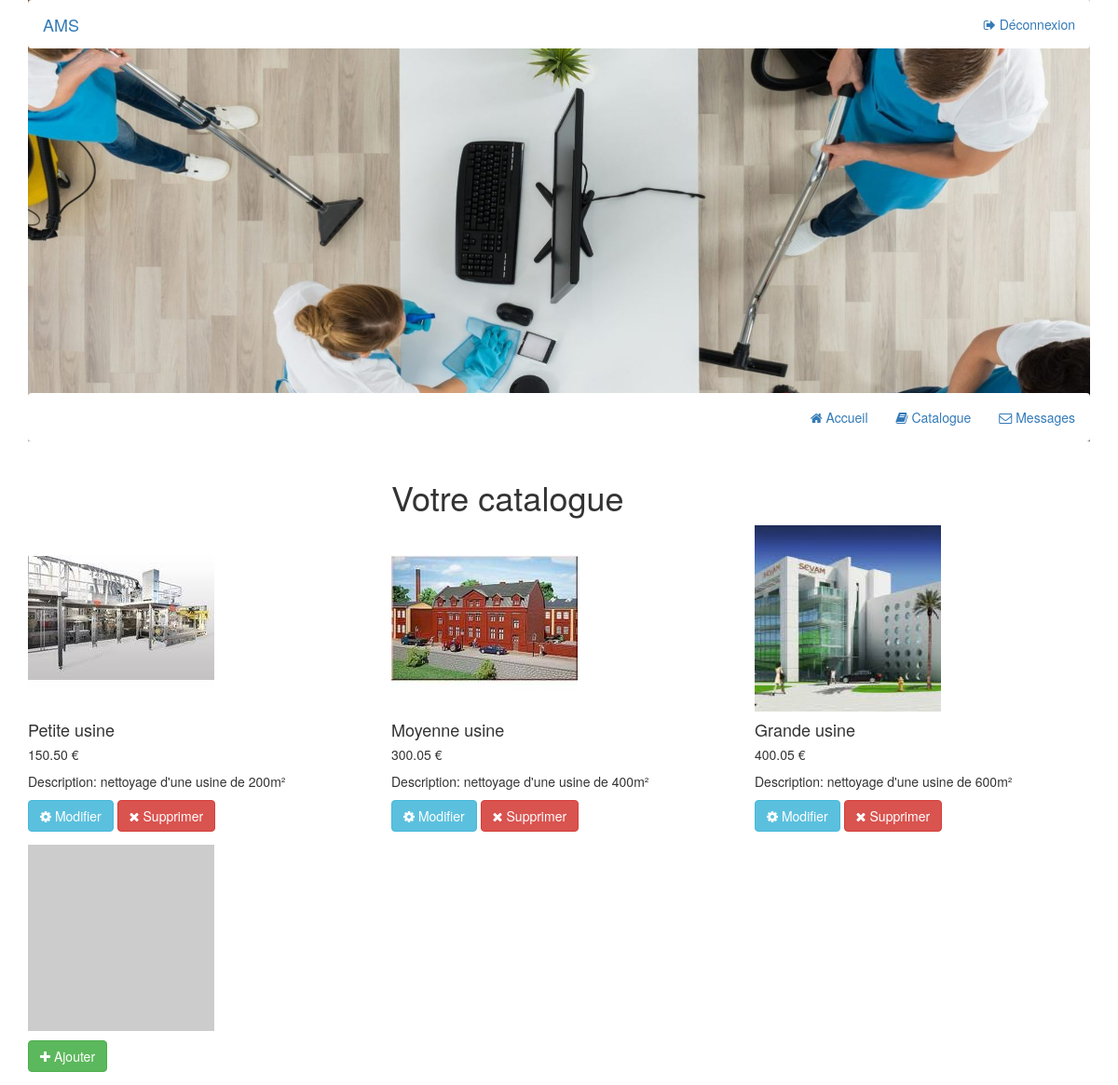
The page /admin/catalogue.php on the database its author committed.
### tables this page shows
CREATE TABLE `catalogue` (
  `idService`     INT(11)     NOT NULL PRIMARY KEY AUTO_INCREMENT,
  `nomService`    VARCHAR(50) NOT NULL,
  `detailService` LONGTEXT    NOT NULL,
  `coutService`   FLOAT(10, 2) NOT NULL,
  `imageService` VARCHAR(255) DEFAULT NULL
);

### admin/catalogue.php (the view, shortened to what this page needs)
<?php
require '../classes/function.php';
try
{
    $bdd = new PDO('mysql:host=localhost;dbname=ams;charset=utf8', 'tafacesi', 'tafacesi');
}
catch(Exception $e)
{
    die('Erreur : '.$e->getMessage());
}
include 'header.php';
$reponse = $bdd->query('SELECT * FROM catalogue');
?>
<div class="container">
    <div class="row">
        <div class="col-lg-4 col-sm-4"></div>
        <div class="col-lg-4 col-sm-4">
            <h1>Votre catalogue</h1>
        </div>
        <div class="col-lg-4 col-sm-4"></div>
    </div>
</div>
    <div class="container">
    <div class="row">
<?php
$donnees = $reponse->fetchAll();
for ($i=0; $i<count($donnees);$i++){
    ?>
    <div class="col-lg-4 col-md-4 mb-4">
        <div class="card h-100">
            <img class="card-img-top" src="<?php echo $donnees[$i]['imageService']; ?>" alt="<?php echo $donnees[$i]['imageService']; ?>">
            <div class="card-body">
                <h4 class="card-title">
                    <?php echo $donnees[$i]['nomService']; ?>
                </h4>
                <h5><?php echo $donnees[$i]['coutService']; ?> €</h5>
                <p class="card-text">Description: <?php echo $donnees[$i]['detailService']; ?></p>
            </div>
            <form method="post" action="../classes/function.php">
                <button type="submit" class="btn btn-info" name="serviceToUpdate" value="<?php echo $donnees[$i]['idService']; ?>">
                    <i class="fa fa-cog" aria-hidden="true"></i> Modifier
                </button>
                <button type="submit" class="btn btn-danger" name="serviceToDelete" value="<?php echo $donnees[$i]['idService']; ?>">
                    <i class="fa fa-times" aria-hidden="true"></i> Supprimer
                </button>
            </form>
        </div>
    </div>
    <?php
}
?>
        <div class="col-lg-4 col-md-4 mb-4">
            <div class="card h-100">
                <img src="http://via.placeholder.com/200x200"></a>
                <form method="post" action="ajoutService.php">
                    <button type="submit" class="btn btn-success" value="">
                        <i class="fa fa-plus" aria-hidden="true"></i> Ajouter
                    </button>
                </form>
            </div>
        </div>
</div>
    </div>

### rows shown on the page
catalogue: imageService (picture), nomService "Petite usine", coutService "150.50", detailService "nettoyage d'une usine de 200m²", $donnees[$i]['idService'] 1 (drawn)
catalogue: imageService (picture), nomService "Moyenne usine", coutService "300.05", detailService "nettoyage d'une usine de 400m²", $donnees[$i]['idService'] 2 (drawn)
catalogue: imageService (picture), nomService "Grande usine", coutService "400.05", detailService "nettoyage d'une usine de 600m²", $donnees[$i]['idService'] 3 (drawn)
